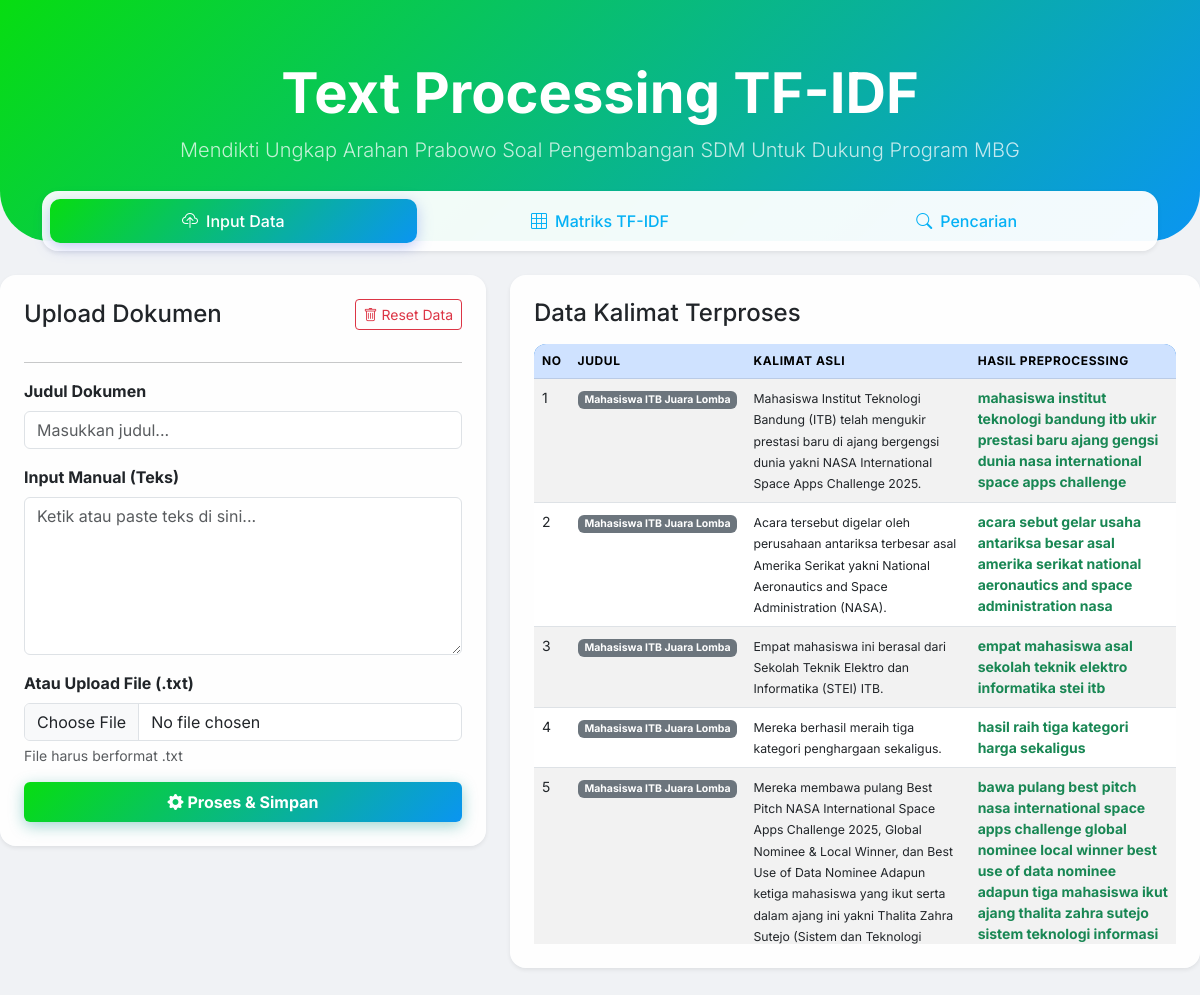
The page / on the database its author committed.
### tables this page shows
CREATE TABLE `kalimat` (
  `id` int(11) NOT NULL,
  `doc_id` int(11) DEFAULT NULL,
  `kalimat_asli` text DEFAULT NULL,
  `kalimat_clean` text DEFAULT NULL
);

CREATE TABLE `documents` (
  `id` int(11) NOT NULL,
  `judul` varchar(255) DEFAULT NULL,
  `kategori` varchar(50) DEFAULT NULL,
  `isi_dokumen` text DEFAULT NULL,
  `tanggal_upload` timestamp NOT NULL DEFAULT current_timestamp()
);

### index.php (the view, shortened to what this page needs)
<?php
include 'koneksi.php';
?>
<!DOCTYPE html>
<html lang="id">
<head>
    <link href="https://cdn.jsdelivr.net/npm/bootstrap@5.3.0/dist/css/bootstrap.min.css" rel="stylesheet">
    <link rel="stylesheet" href="https://cdn.jsdelivr.net/npm/bootstrap-icons@1.10.0/font/bootstrap-icons.css">
</head>
<body>
    <div class="hero-section text-center">
        <div class="container">
            <h1 class="display-4 fw-bold">Text Processing TF-IDF</h1>
            <p class="lead opacity-75"> Mendikti Ungkap Arahan Prabowo Soal Pengembangan SDM Untuk Dukung Program MBG
        </div>
    </div>
    <div class="container position-relative" style="z-index: 2;">
        <div class="card p-2 mb-4 shadow-sm border-0">
            <ul class="nav nav-pills nav-justified">
                <li class="nav-item"><a class="nav-link active" href="index.php"><i class="bi bi-cloud-upload me-2"></i>Input Data</a></li>
                <li class="nav-item"><a class="nav-link" href="proses_tfidf.php"><i class="bi bi-grid-3x3 me-2"></i>Matriks TF-IDF</a></li>
                <li class="nav-item"><a class="nav-link" href="query.php"><i class="bi bi-search me-2"></i>Pencarian</a></li>
            </ul>
        </div>
    </div>
    <div class="row">
        <div class="col-lg-5">
            <div class="card shadow-sm p-4 mb-4">
                <div class="d-flex justify-content-between align-items-center mb-3">
                    <h4 class="mb-0">Upload Dokumen</h4>
                    <form action="" method="POST" onsubmit="return confirm('Hapus semua data di database?')">
                        <button type="submit" name="reset_data" class="btn btn-outline-danger btn-sm">
                            <i class="bi bi-trash"></i> Reset Data
                        </button>
                    </form>
                </div>
                <hr>
                <form action="" method="POST" enctype="multipart/form-data">
                    <div class="mb-3">
                        <label class="form-label fw-bold">Judul Dokumen</label>
                        <input type="text" name="judul" class="form-control" placeholder="Masukkan judul..." required>
                    </div>
                    <div class="mb-3">
                        <label class="form-label fw-bold">Input Manual (Teks)</label>
                        <textarea name="isi_manual" class="form-control" rows="6" placeholder="Ketik atau paste teks di sini..."></textarea>
                    </div>
                    <div class="mb-3">
                        <label class="form-label fw-bold">Atau Upload File (.txt)</label>
                        <input type="file" name="file_txt" class="form-control" accept=".txt">
                        <div class="form-text">File harus berformat .txt</div>
                    </div>
                    <button type="submit" name="proses" class="btn btn-primary w-100 py-2 fw-bold">
                        <i class="bi bi-gear-fill"></i> Proses & Simpan
                    </button>
                </form>
            </div>
        </div>
        <div class="col-lg-7">
            <div class="card shadow-sm p-4">
                <h4 class="mb-3">Data Kalimat Terproses</h4>
                <div class="table-responsive" style="max-height: 600px; overflow-y: auto;">
                    <table class="table table-striped table-hover small">
                        <thead class="table-primary sticky-top">
                            <tr>
                                <th>No</th>
                                <th>Judul</th>
                                <th>Kalimat Asli</th>
                                <th>Hasil Preprocessing</th>
                            </tr>
                        </thead>
                        <tbody>
                            <?php
                            $q = mysqli_query($conn, "SELECT k.*, d.judul FROM kalimat k JOIN documents d ON k.doc_id = d.id ORDER BY k.id ASC");
                            $no = 1;
                            while ($row = mysqli_fetch_array($q)) {
                                echo "<tr>";
                                echo "<td>" . $no++ . "</td>";
                                echo "<td><span class='badge bg-secondary'>" . $row['judul'] . "</span></td>";
                                echo "<td><small>" . $row['kalimat_asli'] . "</small></td>";
                                echo "<td class='text-success fw-bold'>" . $row['kalimat_clean'] . "</td>";
                                echo "</tr>";
                            }
                            ?>
                        </tbody>
                    </table>
                </div>
            </div>
        </div>
    </div>
</body>
</html>

### index.php (style rules this page uses)
:root { --primary-gradient: linear-gradient(135deg, #07DD11FF 0%, #0A95F1FF 100%); --secondary-gradient: linear-gradient(135degrgb(4, 5, 6)8e 0%, #38ef7d 100%); --glass-bg: rgba(255, 255, 255, 0.95); }
body { font-family: 'Inter', sans-serif; background-color: #f0f2f5; color: #1a202c; }
.nav-pills .nav-link { color: #05B1F5FF; font-weight: 500; transition: all 0.3s ease; border-radius: 10px; padding: 10px 20px; }
.nav-pills .nav-link.active { background: var(--primary-gradient); box-shadow: 0 4px 15px rgba(102, 126, 234, 0.4); }
.card { border: none; border-radius: 16px; box-shadow: 0 10px 25px rgba(0, 0, 0, 0.05); background: var(--glass-bg); transition: transform 0.3s ease; }
.table { border-radius: 12px; overflow: hidden; }
.table thead { background: #0A73DBFF; text-transform: uppercase; letter-spacing: 0.05em; font-size: 0.75rem; }
.hero-section { background: var(--primary-gradient); color: white; padding: 60px 0; border-radius: 0 0 50px 50px; margin-bottom: -50px; }
.btn-primary { background: var(--primary-gradient); border: none; box-shadow: 0 4px 15px rgba(17, 153, 142, 0.4); }

### rows shown on the page
kalimat: doc.judul "Mahasiswa ITB Juara Lomba", kalimat_asli "Mahasiswa Institut Teknologi Bandung (ITB) telah mengukir prestasi baru di ajang bergengsi dunia yakni NASA International Space Apps Challenge 2025.", kalimat_clean "mahasiswa institut teknologi bandung itb ukir prestasi baru ajang gengsi dunia nasa international space apps challenge"
kalimat: doc.judul "Mahasiswa ITB Juara Lomba", kalimat_asli "Acara tersebut digelar oleh perusahaan antariksa terbesar asal Amerika Serikat yakni National Aeronautics and Space Administration (NASA).", kalimat_clean "acara sebut gelar usaha antariksa besar asal amerika serikat national aeronautics and space administration nasa"
kalimat: doc.judul "Mahasiswa ITB Juara Lomba", kalimat_asli "Empat mahasiswa ini berasal dari Sekolah Teknik Elektro dan Informatika (STEI) ITB.", kalimat_clean "empat mahasiswa asal sekolah teknik elektro informatika stei itb"
kalimat: doc.judul "Mahasiswa ITB Juara Lomba", kalimat_asli "Mereka berhasil meraih tiga kategori penghargaan sekaligus.", kalimat_clean "hasil raih tiga kategori harga sekaligus"
kalimat: doc.judul "Mahasiswa ITB Juara Lomba", kalimat_asli "Mereka membawa pulang Best Pitch NASA International Space Apps Challenge 2025, Global Nominee & Local Winner, dan Best Use of Data Nominee Adapun ketiga mahasiswa yang ikut serta dalam ajang ini yakni Thalita Zahra Sutejo (Sistem dan Teknologi…", kalimat_clean "bawa pulang best pitch nasa international space apps challenge global nominee local winner best use of data nominee adapun tiga mahasiswa ikut ajang thalita zahra sutejo sistem teknologi informasi…"
